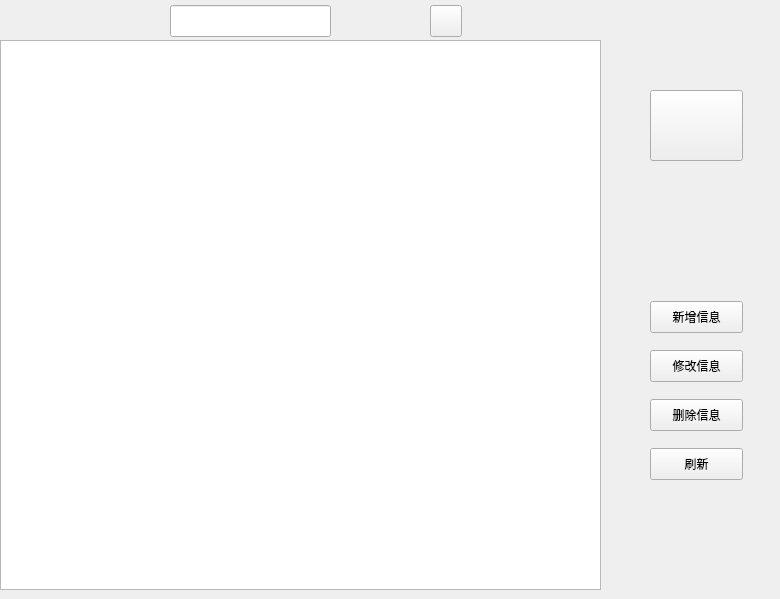
    <widget class="QWidget" name="page_2">
     <widget class="QTableWidget" name="tableWidget">
      <property name="geometry">
       <rect>
        <x>0</x>
        <y>40</y>
        <width>601</width>
        <height>550</height>
       </rect>
      </property>
     </widget>
     <widget class="QLabel" name="label_11">
      <property name="geometry">
       <rect>
        <x>620</x>
        <y>20</y>
        <width>151</width>
        <height>211</height>
       </rect>
      </property>
      <property name="text">
       <string/>
      </property>
     </widget>
     <widget class="QPushButton" name="pushButton_9">
      <property name="geometry">
       <rect>
        <x>650</x>
        <y>90</y>
        <width>93</width>
        <height>71</height>
       </rect>
      </property>
      <property name="text">
       <string/>
      </property>
     </widget>
     <widget class="QWidget" name="layoutWidget">
      <property name="geometry">
       <rect>
        <x>650</x>
        <y>290</y>
        <width>95</width>
        <height>201</height>
       </rect>
      </property>
      <layout class="QVBoxLayout" name="verticalLayout">
       <item>
        <widget class="QPushButton" name="pushButton_7">
         <property name="maximumSize">
          <size>
           <width>93</width>
           <height>32</height>
          </size>
         </property>
         <property name="text">
          <string>新增信息</string>
         </property>
        </widget>
       </item>
       <item>
        <widget class="QPushButton" name="pushButton_5">
         <property name="minimumSize">
          <size>
           <width>93</width>
           <height>32</height>
          </size>
         </property>
         <property name="maximumSize">
          <size>
           <width>93</width>
           <height>32</height>
          </size>
         </property>
         <property name="text">
          <string>修改信息</string>
         </property>
        </widget>
       </item>
       <item>
        <widget class="QPushButton" name="pushButton_6">
         <property name="minimumSize">
          <size>
           <width>93</width>
           <height>32</height>
          </size>
         </property>
         <property name="maximumSize">
          <size>
           <width>93</width>
           <height>32</height>
          </size>
         </property>
         <property name="text">
          <string>删除信息</string>
         </property>
        </widget>
       </item>
       <item>
        <widget class="QPushButton" name="pushButton_8">
         <property name="minimumSize">
          <size>
           <width>93</width>
           <height>32</height>
          </size>
         </property>
         <property name="maximumSize">
          <size>
           <width>93</width>
           <height>32</height>
          </size>
         </property>
         <property name="text">
          <string>刷新</string>
         </property>
        </widget>
       </item>
      </layout>
     </widget>
     <widget class="QLineEdit" name="lineEdit_8">
      <property name="geometry">
       <rect>
        <x>170</x>
        <y>5</y>
        <width>161</width>
        <height>32</height>
       </rect>
      </property>
     </widget>
     <widget class="QPushButton" name="pushButton_14">
      <property name="geometry">
       <rect>
        <x>430</x>
        <y>5</y>
        <width>32</width>
        <height>32</height>
       </rect>
      </property>
      <property name="text">
       <string/>
      </property>
     </widget>
    </widget>
